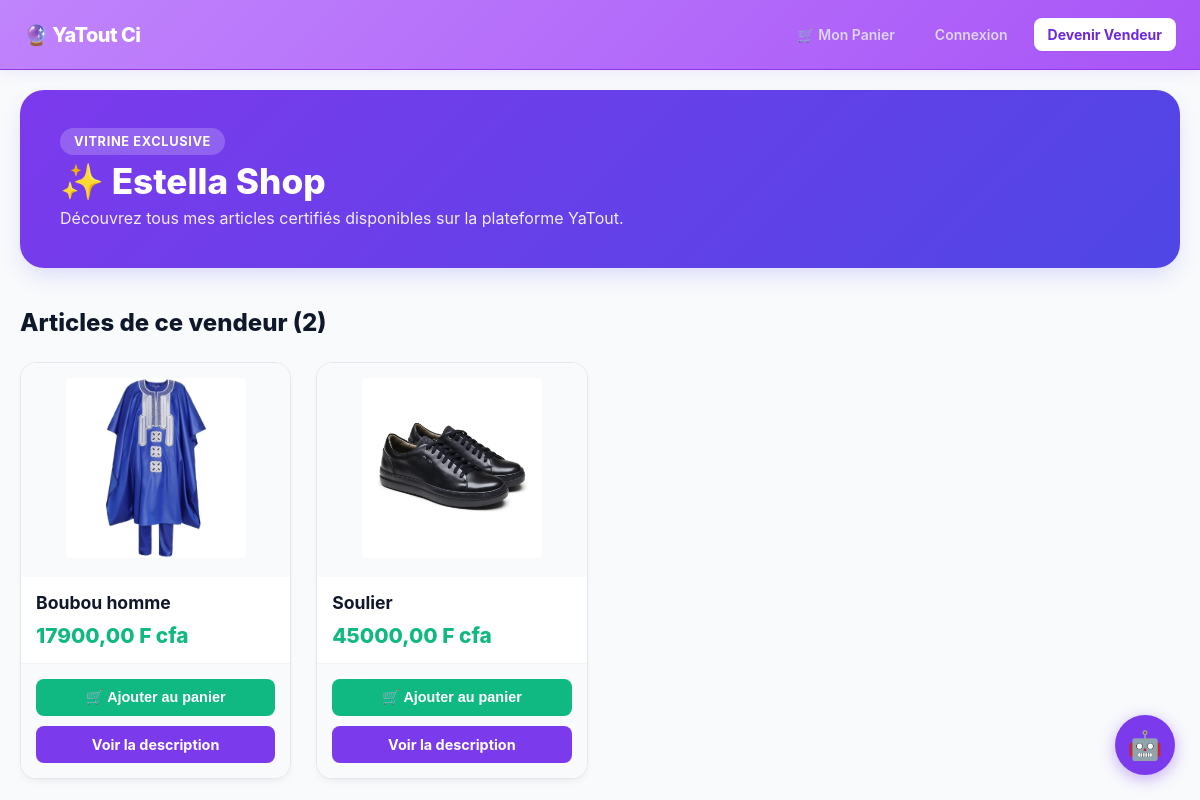
The page /boutique/kenn/ on the database its author committed.
### shop/models.py (models this page shows, shortened)
class Vendeur(models.Model):
    CHOIX_DEVISES = [
        ('EUR', 'Euro (€)'),
        ('USD', 'Dollar US ($)'),
        ('MAD', 'Dirham Marocain (DH)'),
        ('XOF', 'F cfa '),
        ('CAD', 'Dollar Canadien ($CA)'),
    ]
    user = models.OneToOneField(User, on_delete=models.CASCADE)
    nom_boutique = models.CharField(max_length=255)
    description = models.TextField(blank=True)
    devise = models.CharField(max_length=3, choices=CHOIX_DEVISES, default='EUR')
    date_creation = models.DateTimeField(auto_now_add=True)

class Produit(models.Model):
    vendeur = models.ForeignKey(Vendeur, on_delete=models.CASCADE, related_name='produits')
    nom = models.CharField(max_length=255)
    description = models.TextField()
    prix = models.DecimalField(max_digits=10, decimal_places=2)
    ancien_prix = models.DecimalField(max_digits=10, decimal_places=2, blank=True, null=True)
    image = models.ImageField(upload_to='produits/', blank=True, null=True)
    stock = models.PositiveIntegerField(default=10)
    date_ajout = models.DateTimeField(auto_now_add=True)

### shop/views.py (the view)
# urls.py: path('boutique/<str:username>/', views.boutique_personnelle_vendeur, name='boutique_vendeur'),
def boutique_personnelle_vendeur(request, username):
    vendeur_profil = get_object_or_404(Vendeur, user__username=username)
    produits_vendeur = Produit.objects.filter(vendeur=vendeur_profil)
    return render(request, 'shop/boutique_privee.html', {
        'vendeur_vitrine': vendeur_profil,
        'produits': produits_vendeur
    })

### shop/templates/shop/boutique_privee.html (shortened to what this page needs)
{% extends 'shop/base.html' %}
{% block content %}
<div class="container my-5" style="max-width: 1200px; margin: 0 auto; padding: 20px;">
    <div style="background: linear-gradient(135deg, #7c3aed 0%, #4f46e5 100%); padding: 40px; border-radius: 24px; color: white; margin-bottom: 40px; box-shadow: 0 10px 25px -5px rgba(79, 70, 229, 0.2);">
        <span style="background: rgba(255,255,255,0.2); padding: 6px 14px; border-radius: 20px; font-size: 0.8rem; font-weight: 700; text-transform: uppercase; letter-spacing: 0.05em;">Vitrine Exclusive</span>
        <h1 style="margin: 10px 0 5px 0; font-weight: 800; font-size: 2.2rem;">
            ✨ {{ vendeur_vitrine.nom_boutique|default:vendeur_vitrine.user.username }}
        </h1>
        <p style="margin: 0; opacity: 0.9; font-size: 1rem;">Découvrez tous mes articles certifiés disponibles sur la plateforme YaTout.</p>
    </div>
    <h2 style="color: #0f172a; font-weight: 800; margin-bottom: 25px; font-size: 1.5rem;">Articles de ce vendeur ({{ produits|length }})</h2>
    <div style="display: grid; grid-template-columns: repeat(auto-fill, minmax(250px, 1fr)); gap: 25px;">
        {% for produit in produits %}
            <div style="background: white; border-radius: 16px; border: 1px solid #e2e8f0; overflow: hidden; display: flex; flex-direction: column; justify-content: space-between; box-shadow: 0 4px 6px -1px rgba(0,0,0,0.05);">
                <div style="position: relative; background: #f8fafc; padding: 15px; text-align: center;">
                    {% if produit.image %}
                        <img src="{{ produit.image.url }}" alt="{{ produit.nom }}" style="max-width: 100%; height: 180px; object-fit: contain;">
                    {% else %}
                        <div style="height: 180px; display: flex; align-items: center; justify-content: center; font-size: 3rem;">📦</div>
                    {% endif %}
                </div>
                <div style="padding: 15px; flex-grow: 1;">
                    <h3 style="margin: 0 0 5px 0; font-size: 1.1rem; color: #0f172a; font-weight: 700;">{{ produit.nom }}</h3>
                    <div style="font-size: 1.3rem; font-weight: 800; color: #10b981; margin-top: 10px;">{{ produit.prix }} F cfa</div>
                </div>
                <div style="padding: 15px; display: flex; flex-direction: column; gap: 10px; background: #f8fafc; border-top: 1px solid #f1f5f9;">
                    <form method="POST" action="{% url 'panier_detail' %}" style="margin: 0; width: 100%;">
                        <button type="submit" style="width: 100%; text-align: center; background: #10b981; color: white; padding: 10px; border-radius: 8px; border: none; font-weight: 700; font-size: 0.9rem; cursor: pointer; transition: background 0.2s;" onmouseover="this.style.background='#059669'" onmouseout="this.style.background='#10b981'">
                            🛒 Ajouter au panier
                        </button>
                    </form>
                    <a href="{% url 'detail_produit' pk=produit.pk %}" style="text-align: center; background: #7c3aed; color: white; padding: 10px; border-radius: 8px; text-decoration: none; font-weight: 700; font-size: 0.9rem; transition: background 0.2s;" onmouseover="this.style.background='#6d28d9'" onmouseout="this.style.background='#7c3aed'">
                        Voir la description
                    </a>
                </div>
            </div>
        {% endfor %}
    </div>
</div>
{% endblock %}

### shop/static/shop/js/css/style.css (style rules this page uses)
* { box-sizing: border-box; margin: 0; padding: 0; }
.container { max-width: 1200px; margin: 0 auto; padding: 0 20px; width: 100%; }
html { scroll-behavior: smooth; }

### rows shown on the page
Vendeur: nom_boutique "Estella Shop"
Produit: image (picture), nom "Boubou homme", prix "17900,00"
Produit: image (picture), nom "Soulier", prix "45000,00"

### other values the page prints
{{ produits|length }} "2"
